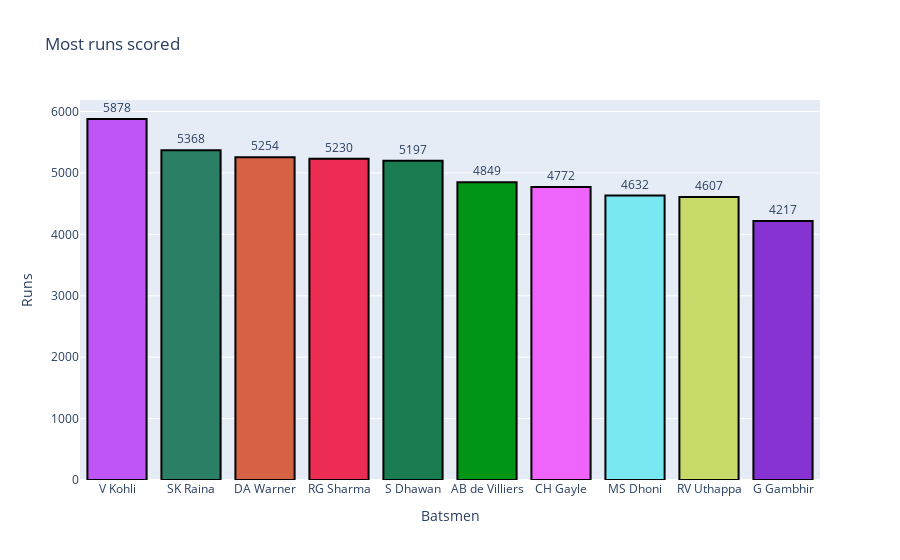

Write notebook code for a chart like this one.
### Markdown cell above
### Batsman with most runs<a id="1b"></a>

### Code cell
l = [];l1 = [];l2 = []
for player in df.batsman.unique():
    l.append((player,sum(df[df['batsman']==player]['batsman_runs'].values) ))
l.sort(key=lambda x: x[1])
a = l[-10:]
a.reverse()
for i in a:
    l1.append(i[0])
    l2.append(i[1])

fig = go.Figure([go.Bar(x=l1, y= l2,text = l2,textposition='outside',marker=dict(color=random_colors(10), line=dict(color='#000000', width=2)))])
layout = go.Layout(title = 'Most runs scored',xaxis=dict(title='Batsmen',tickmode='linear'),yaxis=dict(title='Runs'))
fig.update_layout(layout)
iplot(fig)

### Figure 1 — Plotly figure (JSON) as saved in the notebook; plotly's stock layout.template omitted (floating-point values rounded to 4 significant figures)
{"data": [{"marker": {"color": ["#BF55F7", "#2A7F65", "#D56245", "#EC2C53", "#1A7D52", "#019515", "#EF64FB", "#78E7F2", "#C7DA69", "#8732D3"], "line": {"color": "#000000", "width": 2}}, "text": ["5878", "5368", "5254", "5230", "5197", "4849", "4772", "4632", "4607", "4217"], "textposition": "outside", "type": "bar", "x": ["V Kohli", "SK Raina", "DA Warner", "RG Sharma", "S Dhawan", "AB de Villiers", "CH Gayle", "MS Dhoni", "RV Uthappa", "G Gambhir"], "y": [5878, 5368, 5254, 5230, 5197, 4849, 4772, 4632, 4607, 4217]}], "layout": {"title": {"text": "Most runs scored"}, "xaxis": {"tickmode": "linear", "title": {"text": "Batsmen"}}, "yaxis": {"title": {"text": "Runs"}}}}
